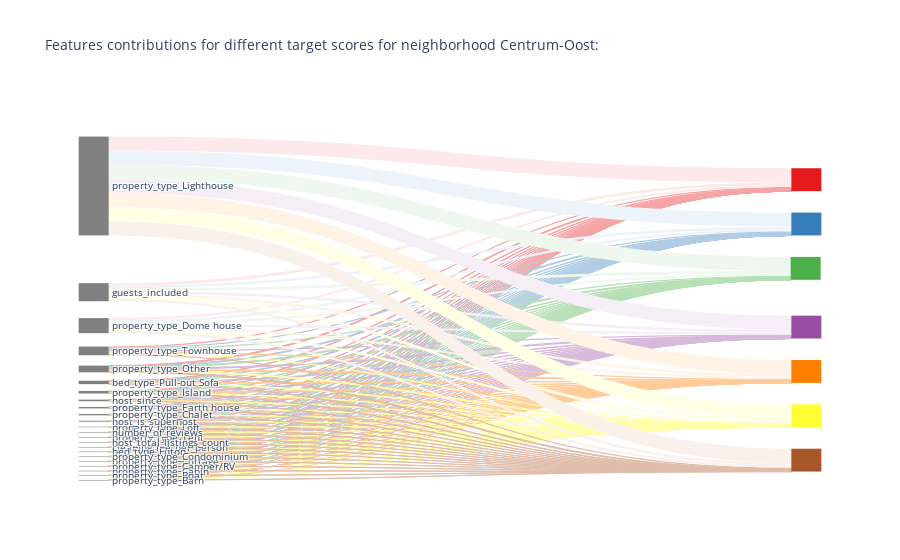

Notebook source saved alongside this figure:
### Code cell
importlib.reload(feature_tools)


f2 = feature_tools.FeaturesTools()

nb_colors = len(df_contributions.target.unique())
colors = sns.color_palette('Set1', nb_colors)

# add souces/targets boxs colors
color_nodes = ['#808080'] * len([x for x in features.columns.values if x not in rating_features]) + colors.as_hex()
color_nodes = color_nodes + [np.nan]*(df_contributions.shape[0]-len(color_nodes))
df_contributions['color'] = color_nodes

# add trajectories colors
colors_trajectories = []
for target, color in zip(df_contributions.target.unique(), colors):
    df_tmp = df_contributions[df_contributions['target'] == target]
    target_color_scale   = sns.light_palette(color, 4, reverse = True)
    #print(target_color_scale)
    # convert color palette to string format style: rgba(253, 253, 253, 0.5)
    tmp = []
    for jj in target_color_scale:
        tmp = np.append(tmp, 'rgb' + str(tuple(int(np.ceil(i * 255)) for i in jj[0:3]) + (jj[3], )))
        #tmp = np.append(tmp, 'rgba' + str(jj))
    target_color_scale = tmp
    target_mapped_colors = f2.map_to_color(target_color_scale, df_tmp.contribution)
    colors_trajectories  = np.append(colors_trajectories, target_mapped_colors)
df_contributions['linkColor'] = colors_trajectories


# do sankey plot
f2.interactive_sankey(df_contributions, 'Features contributions for different target scores for neighborhood ' + neigh_name + ':')

### Figure 1 — Plotly figure (JSON) as saved in the notebook; plotly's stock layout.template omitted (floating-point values rounded to 4 significant figures; data arrays with more than 128 entries replaced by an {"elided": "..."} marker saying what was removed)
{"data": [{"domain": {"x": [0, 1], "y": [0, 1]}, "link": {"color": {"elided": "476 str values"}, "source": {"elided": "476 int values"}, "target": {"elided": "476 int values"}, "value": {"elided": "476 float values"}}, "node": {"color": ["#808080", "#808080", "#808080", "#808080", "#808080", "#808080", "#808080", "#808080", "#808080", "#808080", "#808080", "#808080", "#808080", "#808080", "#808080", "#808080", "#808080", "#808080", "#808080", "#808080", "#808080", "#808080", "#808080", "#808080", "#808080", "#808080", "#808080", "#808080", "#808080", "#808080", "#808080", "#808080", "#808080", "#808080", "#808080", "#808080", "#808080", "#808080", "#808080", "#808080", "#808080", "#808080", "#808080", "#808080", "#808080", "#808080", "#808080", "#808080", "#808080", "#808080", "#808080", "#808080", "#808080", "#808080", "#808080", "#808080", "#808080", "#808080", "#808080", "#808080", "#808080", "#808080", "#808080", "#808080", "#808080", "#808080", "#808080", "#808080", "#e41a1c", "#377eb8", "#4daf4a", "#984ea3", "#ff7f00", "#ffff33", "#a65628"], "label": {"elided": "476 str values"}, "line": {"color": "black", "width": 0}, "pad": 10, "thickness": 30, "x": [0.01847, 0.01847, 0.01847, 0.01847, 0.01847, 0.01847, 0.01847, 0.01847, 0.01847, 0.01847, 0.01847, 0.01847, 0.01847, 0.01847, 0.01847, 0.01847, 0.01847, 0.01847, 0.01847, 0.01847, 0.01847, 0.01847, 0.01847, 0.9815, 0.9815, 0.9806, 0.9815, 0.9815, 0.9815, 0.9815], "y": [0.7906, 0.6603, 0.8879, 0.7078, 0.8604, 0.769, 0.2263, 0.8745, 0.5937, 0.9131, 0.7432, 0.9254, 0.9507, 0.8453, 0.9005, 0.5058, 0.8097, 0.9381, 0.8281, 0.9632, 0.9758, 0.988, 1.0, 0.2096, 0.3263, 0.4431, 0.5976, 0.7143, 0.831, 0.9477]}, "orientation": "h", "type": "sankey", "valueformat": ".0f"}], "layout": {"autosize": true, "font": {"size": 10}, "title": {"text": "Features contributions for different target scores for neighborhood Centrum-Oost:"}}}
